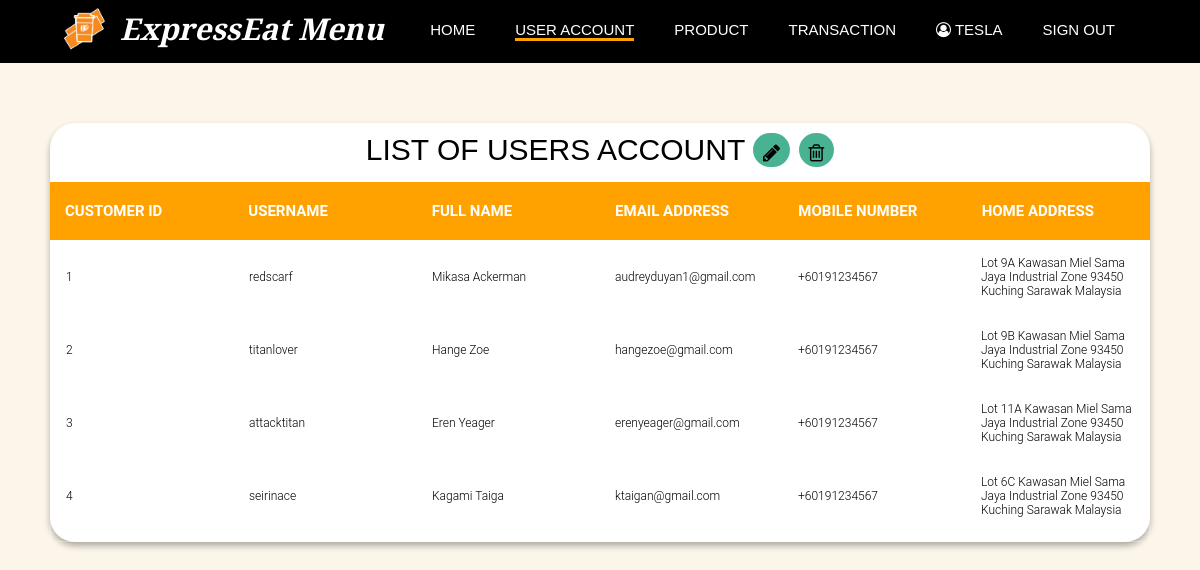
The page /dashboard/userAccount.php (signed in) on the database its author committed.
### tables this page shows
CREATE TABLE `customer` (
  `ID` int(10) NOT NULL,
  `Username` varchar(255) NOT NULL,
  `Email` varchar(255) NOT NULL,
  `Password` varchar(25) NOT NULL,
  `FirstName` varchar(255) NOT NULL,
  `LastName` varchar(255) NOT NULL,
  `Gender` varchar(255) NOT NULL,
  `Phone` int(11) NOT NULL,
  `Address1` varchar(255) NOT NULL,
  `Address2` varchar(255) NOT NULL,
  `City` varchar(255) NOT NULL,
  `State` varchar(255) NOT NULL,
  `Country` varchar(255) NOT NULL,
  `PostalCode` int(10) NOT NULL
);

### dashboard/sessionAdmin.php (called while the page is built, shortened)
<?php
   include 'dbConnection.php';
   $user_check = $_SESSION['login_user'];
   $username_sql = mysqli_query($conn,"select Username from administrator where Username = '$user_check' ");
   $row = mysqli_fetch_array($username_sql);
   $login_session = $row['Username'];
?>

### dashboard/customerList.php (the view, shortened to what this page needs)
<?php
include "dbConnection.php";
include "sessionAdmin.php";
$SQLstring = "SELECT * FROM customer";
if($result = mysqli_query($conn, $SQLstring)){
    if(mysqli_num_rows($result) > 0){
      echo "<table cellpadding='0' cellspacing='0' border='0'>\n";
        while($row = mysqli_fetch_array($result)){
            echo "<tbody>";
                echo "<tr>";
                    echo "<td>" . $row['ID'] . "</td>";
                    echo "<td>" . $row['Username'] . "</td>";
                    echo "<td>" . $row['FirstName']. " ". $row['LastName'] . "</td>";
                    echo "<td>" . $row['Email']. "</td>";
                    echo "<td>". "+60" . $row['Phone']. "</td>";
                    echo "<td>" . $row['Address1']. " ". $row['Address2'] . " ". $row['PostalCode'] ." ". $row['City'] ." ". $row['State'] ." ". $row['Country'] ."</td>";
                echo "</tr>";
            echo "</tbody>";
        }
      echo "</table>";
    } else{
        echo "No records matching your query were found.";
    }
} else{
    echo "ERROR: Could not able to execute $SQLstring. " . mysqli_error($conn);
}
?>

### dashboard/userAccount.php (shortened to what this page needs)
<?php
   include('sessionAdmin.php');
?>
<!DOCTYPE html>
<html lang="en">
<head>
    <link rel="stylesheet" href="style/style.css">
    <link rel="stylesheet" href="https://cdnjs.cloudflare.com/ajax/libs/font-awesome/4.7.0/css/font-awesome.min.css">
</head>
<body>
    <header id="navbar" class="padding-1">
        <div class="container">
            <div id="branding" class="branding">
                <img class="main-logo" src="../img/Logo-04.png" alt="logo" width="50px">
                <h1 class="main-title">ExpressEat Menu</h1>
            </div>
            <nav class="navigation-menu">
                <ul>
                    <li><a href="dashboard.php">Home</a></li>
                    <li class="current"><a href="userAccount.php">User Account</a></li>
                    <li><a href="product.php">Product</a></li>
                    <li><a href="transaction.php">Transaction</a></li>
                    <li><a href="#"><i style="font-size:15px" class="fa">&#xf2be;</i> <?php echo $login_session; ?></a></li>
                    <li><a href = "logout.php">Sign Out</a></li>
                </ul>
           </nav>
        </div>
    </header>
    <section class="table-1 customer-table">
        <h1>
            List of Users Account
            <button class="button tooltip">
                <span>
                    <a href='updateCustomerMain.php'><i style='font-size:20px' class='fa'>&#xf040;</i></a>
                </span>
            </button>
            <button class="button tooltip">
                <span>
                    <a href='deleteCustomerMain.php'><i style='font-size:20px' class='fa'>&#xf014;</i></a>
                </span>
            </button>
        </h1>
        <div class="tbl-header">
        <table cellpadding="0" cellspacing="0" border="0">
            <thead>
            <tr>
                <th>Customer ID</th>
                <th>Username</th>
                <th>Full Name</th>
                <th>Email Address</th>
                <th>Mobile Number</th>
                <th>Home Address</th>
            </tr>
            </thead>
        </table>
        </div>
        <div class="tbl-content">
            <?php include 'customerList.php';?>
        </div>
    </section>
</body>
</html>

### dashboard/style/style.css (style rules this page uses)
:root { --black: #3a3a3a; --white: #fff; --green: #49b293; --black: #000000; --light-black: #24190b; --dark-grey: #504545; --white-brown: #Fcf5ea; --yellow: #ffa200; --brown: #b47a36; }
html { scroll-behavior: smooth; }
body { font: 15px Segoe UI, Helvetica, sans-serif; padding: 0; margin: 0; background-color: #fcf5ea; font-family: 'Playfair Display', sans-serif; }
.container { margin: auto; width: 90%; }
a { color: black; list-style: none; text-decoration: none; }
header { background-color: black; color: #ffffff; }
.padding-1 { padding: 3px 0 60px 0; }
header a { color: #ffffff; text-decoration: none; text-transform: uppercase; font-weight: 500; transition-duration: 0.4s; }
header .current { border-bottom: #ffa200 3px solid; position: relative; }
header li { margin: 8px 20px 0px 20px; float: left; display: inline; }
header #branding { float: left; transition-duration: 0.4s; }
header #branding h1 { margin: 0; padding-top: 5px; }
header nav { padding: 10px 5px 0px 0px; }
header .main-logo { float: left; }
header .main-title { font-style: italic; float: right; padding: 0px 0px 0px 10px; }
.table-1 .button { background-color: var(--green); border: none; color: white; margin: 10px 0 0 0; text-align: center; text-decoration: none; display: inline-block; font-size: 16px; border-radius: 45px; }
.tooltip { position: relative; display: inline-block; border-bottom: 1px dotted black; }
.table-1 h1 { font-family: 'Playfair Display', sans-serif; font-weight: bolder; font-size: 30px; color: black; text-transform: uppercase; font-weight: 300; text-align: center; margin-bottom: 15px; }
.table-1 table { width:100%; table-layout: fixed; }
.table-1 .tbl-header { background-color: #ffa200; }
.table-1 .tbl-header th { color: white; font-weight: bolder; font-size: 15px; }
.table-1 .tbl-content { height:300px; overflow-x:auto; margin-top: 0px; border: 1px solid rgba(255,255,255,0.3); }
.table-1 th { padding: 20px 15px; text-align: left; font-weight: 500; font-size: 12px; color: black; text-transform: uppercase; }
.table-1 td { padding: 15px; text-align: left; vertical-align:middle; font-weight: 300; font-size: 12px; color: black; border-bottom: solid 1px rgba(255,255,255,0.1); }
.table-1 { -webkit-box-shadow: 0 4px 6px rgba(0, 0, 0, 0.3); -moz-box-shadow: 0 4px 6px rgba(0, 0, 0, 0.3); box-shadow: 0 4px 6px rgba(0, 0, 0, 0.3); background-color: #fff; font-family: 'Roboto', sans-serif; margin: 50px; border-radius: 25px; }
* { margin: 0; padding: 0; }
.customer-table { margin-top: 5%; }
.customer-table a { font-size: 30px; padding: 6px 10px 4px 10px; }
header .navigation-menu { float: right; }
header .branding { font-size: 15px; }

### rows shown on the page
customer: ID "1", Username "redscarf", FirstName "Mikasa", LastName "Ackerman", Email "audreyduyan1@gmail.com", Phone "191234567", Address1 "Lot 9A Kawasan Miel Sama Jaya Industrial Zone", PostalCode "93450", City "Kuching", State "Sarawak", Country "Malaysia"
customer: ID "2", Username "titanlover", FirstName "Hange", LastName "Zoe", Email "hangezoe@gmail.com", Phone "191234567", Address1 "Lot 9B Kawasan Miel Sama Jaya Industrial Zone", PostalCode "93450", City "Kuching", State "Sarawak", Country "Malaysia"
customer: ID "3", Username "attacktitan", FirstName "Eren", LastName "Yeager", Email "erenyeager@gmail.com", Phone "191234567", Address1 "Lot 11A Kawasan Miel Sama Jaya Industrial Zone", PostalCode "93450", City "Kuching", State "Sarawak", Country "Malaysia"
customer: ID "4", Username "seirinace", FirstName "Kagami", LastName "Taiga", Email "ktaigan@gmail.com", Phone "191234567", Address1 "Lot 6C Kawasan Miel Sama Jaya Industrial Zone", PostalCode "93450", City "Kuching", State "Sarawak", Country "Malaysia"

### other values the page prints
$login_session "TESLA"
